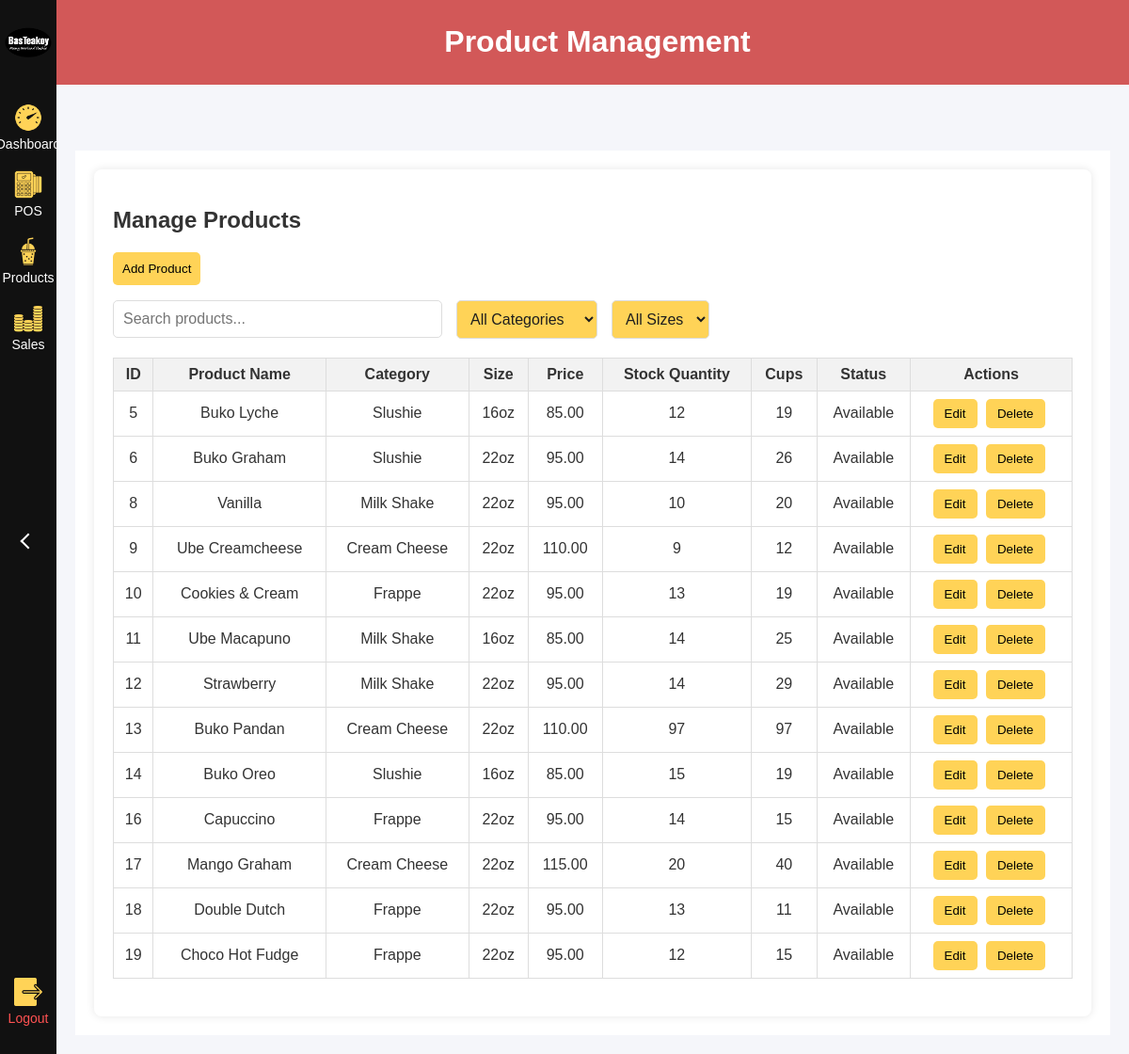
Page /bkinventory/staff_products.php (signed in) on the committed database.
### tables this page shows
CREATE TABLE `products` (
  `product_id` int(11) NOT NULL,
  `product_name` varchar(100) DEFAULT NULL,
  `product_category` varchar(50) DEFAULT NULL,
  `product_size` varchar(20) DEFAULT NULL,
  `product_selling_price` decimal(10,2) DEFAULT NULL,
  `invested_price` decimal(10,2) DEFAULT NULL,
  `product_stock_quantity` int(11) DEFAULT NULL,
  `product_cups` int(11) DEFAULT NULL,
  `product_status` enum('Available','Not Available') DEFAULT NULL,
  `product_edit_by` int(11) DEFAULT NULL,
  `product_last_edit_by` int(11) DEFAULT NULL,
  `product_last_edited` datetime DEFAULT current_timestamp(),
  `product_image` varchar(255) DEFAULT NULL
);

### bkinventory/staff_products.php (the view, shortened to what this page needs)
<?php
$con = connection();
$query = "SELECT * FROM Products";
$products_result = mysqli_query($con, $query);
?>
<!DOCTYPE html>
<html lang="en">
<head>
    <link rel="stylesheet" href="css/products.css">
</head>
<body>
    <div class="dashboard-container">
    <div class="sidebar">
            <div class="logo">
                <img src="img/logo.png" alt="Logo">
            </div>
            <div class="toggle-arrow">
                <span class="arrow"></span>
            </div>
            <nav>
                <ul>
                    <li><a href="staff_dashboard.php"><img src="img/dashboard.png" alt="Dashboard"><span>Dashboard</span></a></li>
                    <li><a href="cashier_pos.php"><img src="img/pos.png" alt="POS"><span>POS</span></a></li>
                    <li><a href="staff_products.php"><img src="img/products.png" alt="Products"><span>Products</span></a></li>
                    <li><a href="staff_sales.php"><img src="img/sales.png" alt="Sales"><span>Sales</span></a></li>
                </ul>
            </nav>
            <div class="logout">
                <a href="logout.php" onclick="return confirm('Do you want to logout from this page?');">
                    <img src="img/logout.png" alt="Logout">
                </a>
            </div>
    </div>
    <div class="main-content">
            <header class="dashboard-header">
                <h1>Product Management</h1>
            </header>
            <section class="dashboard-content">
                <div class="product-management">
                    <h2>Manage Products</h2>
                    <button id="addProductBtn" class="btn-add">Add Product</button>
                    <div class="search-sort-container">
                        <input type="text" id="searchBar" placeholder="Search products...">
                        <select id="categorySort">
                            <option value="">All Categories</option>
                        </select>
                        <select id="sizeSort">
                            <option value="">All Sizes</option>
                        </select>
                    </div>
                    <table id="productTable">
                        <thead>
                            <tr>
                                <th>ID</th>
                                <th>Product Name</th>
                                <th>Category</th>
                                <th>Size</th>
                                <th>Price</th>
                                <th>Stock Quantity</th>
                                <th>Cups</th>
                                <th>Status</th>
                                <th>Actions</th>
                            </tr>
                        </thead>
                        <tbody>
                        <?php while ($row = $products_result->fetch_assoc()): ?>
                                <tr>
                                    <td><?php echo htmlspecialchars($row['product_id']); ?></td>
                                    <td><?php echo htmlspecialchars($row['product_name']); ?></td>
                                    <td><?php echo htmlspecialchars($row['product_category']); ?></td>
                                    <td><?php echo htmlspecialchars($row['product_size']); ?></td>
                                    <td><?php echo htmlspecialchars($row['product_selling_price']); ?></td>
                                    <td><?php echo htmlspecialchars($row['product_stock_quantity']); ?></td>
                                    <td><?php echo htmlspecialchars($row['product_cups']); ?></td>
                                    <td><?php echo htmlspecialchars($row['product_status']); ?></td>
                                    <td>
                                        <button class="edit-btn"
                                            data-id="<?php echo $row['product_id']; ?>"
                                            data-name="<?php echo htmlspecialchars($row['product_name']); ?>"
                                            data-category="<?php echo htmlspecialchars($row['product_category']); ?>"
                                            data-size="<?php echo htmlspecialchars($row['product_size']); ?>"
                                            data-price="<?php echo htmlspecialchars($row['product_selling_price']); ?>"
                                            data-invested_price="<?php echo htmlspecialchars($row['invested_price']); ?>"
                                            data-stock="<?php echo htmlspecialchars($row['product_stock_quantity']); ?>"
                                            data-cups="<?php echo htmlspecialchars($row['product_cups']); ?>"
                                            data-status="<?php echo htmlspecialchars($row['product_status']); ?>"
                                            data-image="<?php echo htmlspecialchars($row['product_image']); ?>">
                                            Edit
                                        </button>
                                        <button class="delete-btn" data-id="<?php echo $row['product_id']; ?>">Delete</button>
                                    </td>
                                </tr>
                            <?php endwhile; ?>
                        </tbody>
                    </table>
                </div>
            </section>
    </div>
</body>
</html>

### bkinventory/css/products.css (style rules this page uses)
body { font-family: 'Arial', sans-serif; margin: 0; background: #F5F6FA; color: #333; }
.dashboard-container { display: flex; width: 100%; }
.sidebar { position: fixed; top: 0; left: 0; width: 60px; height: 100%; background: #111; color: #fff; overflow: hidden; transition: width 0.3s ease-in-out; z-index: 999; }
.sidebar .logo { text-align: center; padding: 15px 0; display: flex; justify-content: center; align-items: center; height: 60px; }
.sidebar .logo img { width: 100%; max-width: 50px; object-fit: contain; }
.sidebar nav ul { list-style: none; padding: 0; margin: 20px 0; }
.sidebar nav ul li { margin-bottom: 20px; text-align: center; }
.sidebar nav ul li a { text-decoration: none; color: #fff; display: flex; align-items: center; justify-content: center; flex-direction: column; transition: background 0.3s ease-in-out, color 0.3s; }
.sidebar nav ul li a img { width: 30px; margin-bottom: 5px; }
.sidebar .logout { position: absolute; bottom: 20px; width: 100%; text-align: center; }
.sidebar .logout a { text-decoration: none; color: #ff5252; display: flex; align-items: center; justify-content: center; flex-direction: column; padding: 10px; transition: background 0.3s ease-in-out, color 0.3s; }
.sidebar .logout a img { width: 30px; margin-bottom: 5px; }
.main-content { flex: 1; padding: 20px; margin-left: 60px; transition: margin-left 0.3s ease-in-out; }
.dashboard-header { background-color: #D25858; color: white; padding: 5px; text-align: center; position: fixed; width: calc(100% - 60px); top: 0; left: 60px; z-index: 2; }
.sidebar .toggle-arrow { position: absolute; top: 50%; left: 0; width: 60px; height: 30px; background-color: #111; display: flex; justify-content: center; align-items: center; cursor: pointer; z-index: 10; transition: background 0.3s ease-in-out; }
.sidebar .toggle-arrow .arrow { width: 10px; height: 10px; border-left: 2px solid #fff; border-bottom: 2px solid #fff; transform: rotate(45deg); }
.main-content { margin-top: 70px; margin-left: 60px; }
.dashboard-content { background-color: #fff; padding: 20px; margin-top: 70px; }
.edit-btn, .delete-btn { background-color: #FFD357; border: none; padding: 8px 12px; cursor: pointer; margin-right: 5px; border-radius: 5px; }
.product-management { background-color: white; padding: 20px; border-radius: 8px; box-shadow: 0 0 10px rgba(0, 0, 0, 0.1); }
.product-management h2 { margin-bottom: 20px; }
#productTable { width: 100%; border-collapse: collapse; margin-bottom: 20px; }
#productTable th, #productTable td { border: 1px solid #ddd; padding: 8px; text-align: center; }
#productTable th { background-color: #f2f2f2; }
.btn-add { background-color: #FFD357; color: #000; padding: 10px; border: none; border-radius: 5px; cursor: pointer; margin-bottom: 16px; font: weight 500px; }
input, select { width: 100%; padding: 10px; border: 1px solid #ddd; border-radius: 5px; box-sizing: border-box; }
input[type="text"], input[type="number"], select { font-size: 16px; }
#searchBar { padding: 10px; border: 1px solid #ddd; border-radius: 5px; width: 350px; font-size: 16px; }
.search-sort-container { display: flex; justify-content: flex-start; align-items: center; gap: 15px; margin-bottom: 20px; }
#categorySort, #sizeSort { padding: 10px; border: 1px solid #ddd; border-radius: 5px; background-color: #FFD357; color: #1E1E1E; font-size: 16px; cursor: pointer; width: auto; max-width: 200px; box-sizing: border-box; transition: width 0.3s ease; }

### rows in the picture
products: product_id "5", product_name "Buko Lyche", product_category "Slushie", product_size "16oz", product_selling_price "85.00", product_stock_quantity "12", product_cups "19", product_status "Available"
products: product_id "6", product_name "Buko Graham", product_category "Slushie", product_size "22oz", product_selling_price "95.00", product_stock_quantity "14", product_cups "26", product_status "Available"
products: product_id "8", product_name "Vanilla", product_category "Milk Shake", product_size "22oz", product_selling_price "95.00", product_stock_quantity "10", product_cups "20", product_status "Available"
products: product_id "9", product_name "Ube Creamcheese", product_category "Cream Cheese", product_size "22oz", product_selling_price "110.00", product_stock_quantity "9", product_cups "12", product_status "Available"
products: product_id "10", product_name "Cookies & Cream", product_category "Frappe", product_size "22oz", product_selling_price "95.00", product_stock_quantity "13", product_cups "19", product_status "Available"
products: product_id "11", product_name "Ube Macapuno", product_category "Milk Shake", product_size "16oz", product_selling_price "85.00", product_stock_quantity "14", product_cups "25", product_status "Available"
products: product_id "12", product_name "Strawberry", product_category "Milk Shake", product_size "22oz", product_selling_price "95.00", product_stock_quantity "14", product_cups "29", product_status "Available"
products: product_id "13", product_name "Buko Pandan", product_category "Cream Cheese", product_size "22oz", product_selling_price "110.00", product_stock_quantity "97", product_cups "97", product_status "Available"
products: product_id "14", product_name "Buko Oreo", product_category "Slushie", product_size "16oz", product_selling_price "85.00", product_stock_quantity "15", product_cups "19", product_status "Available"
products: product_id "16", product_name "Capuccino", product_category "Frappe", product_size "22oz", product_selling_price "95.00", product_stock_quantity "14", product_cups "15", product_status "Available"
products: product_id "17", product_name "Mango Graham", product_category "Cream Cheese", product_size "22oz", product_selling_price "115.00", product_stock_quantity "20", product_cups "40", product_status "Available"
products: product_id "18", product_name "Double Dutch", product_category "Frappe", product_size "22oz", product_selling_price "95.00", product_stock_quantity "13", product_cups "11", product_status "Available"
products: product_id "19", product_name "Choco Hot Fudge", product_category "Frappe", product_size "22oz", product_selling_price "95.00", product_stock_quantity "12", product_cups "15", product_status "Available"
